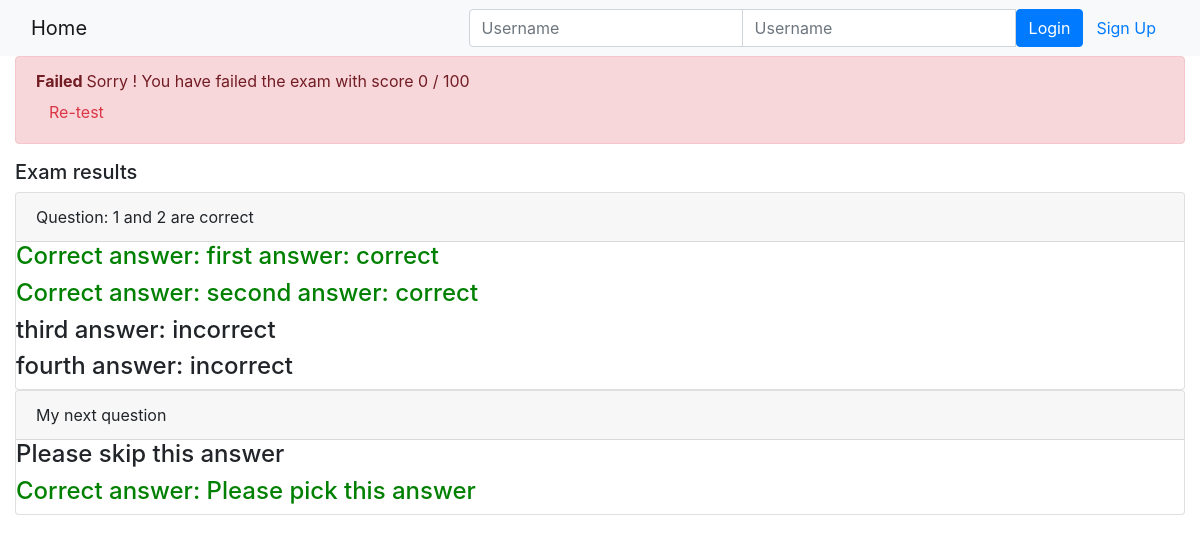
Page /onlinecourse/course/1/submission/1/result/ on the committed database.
### onlinecourse/models.py (models this page shows)
class Question(models.Model):
    course = models.ForeignKey(Course, on_delete=models.CASCADE)
    question_text = models.TextField(max_length=200)
    grade = models.IntegerField(default = 1)
    def is_get_score(self, selected_ids):
        all_answers = self.choice_set.filter(is_correct=True).count()
        selected_correct = self.choice_set.filter(is_correct=True, id__in=selected_ids).count()
        if all_answers == selected_correct:
            return True
        else:
            return False

class Choice(models.Model):
    choice_text = models.TextField(max_length=100)
    is_correct = models.BooleanField()
    question = models.ForeignKey(Question, on_delete=models.CASCADE)

### onlinecourse/views.py (the view)
# urls.py: path('course/<int:course_id>/submission/<int:submission_id>/result/', views.show_exam_result, name='show_exam_result')
def show_exam_result(request, course_id, submission_id):
    context = {}
    course = Course.objects.get(id = course_id)
    questions = course.question_set.all()
    submission = Submission.objects.get(id = submission_id)
    grade = 0.0
    for question in questions:
        choices = question.choice_set.all()
        answers = submission.choices.all()
        is_correct = question.is_get_score(answers.values_list('id', flat=True))
        if is_correct:
            grade = grade + 1.0
    context['course'] = course
    context['questions'] = questions
    context['grade'] = int(grade / questions.count() * 100) #convert to score
    return render(request, 'onlinecourse/exam_result_bootstrap.html', context)

### onlinecourse/templates/onlinecourse/exam_result_bootstrap.html (shortened to what this page needs)
<!DOCTYPE html>
<html lang="en">
<head>
    {% load static %}
    <link rel="stylesheet" href="https://maxcdn.bootstrapcdn.com/bootstrap/4.5.2/css/bootstrap.min.css">
</head>
<body>
 <nav class="navbar navbar-light bg-light">
    <div class="container-fluid">
        <div class="navbar-header">
              <a class="navbar-brand" href="{% url 'onlinecourse:index' %}">Home</a>
        </div>
        <ul class="nav navbar-nav navbar-right">
            {% if user.is_authenticated %}
            <li>
                <a class="btn btn-link" href="#">{{ user.first_name }}({{ user.username }})</a>
                <a class="btn btn-link" href="{% url 'onlinecourse:logout' %}">Logout</a>
            </li>
            {% else %}
            <li>
                <form class="form-inline" action="{% url 'onlinecourse:login' %}" method="post">
                    <div class="input-group">
                        <input type="text" class="form-control" placeholder="Username" name="username" >
                        <input type="password" class="form-control" placeholder="Username" name="psw" >
                        <button class="btn btn-primary" type="submit">Login</button>
                        <a class="btn btn-link" href="{% url 'onlinecourse:registration' %}">Sign Up</a>
                    </div>
                </form>
            </li>
            {% endif %}
        </ul>
    </div>
</nav>
<div class="container-fluid">
    {% if grade > 80 %}
    <div class="alert alert-success">
        <b>Congratulations {{ user.first_name }}! </b> You have passed the exam with score {{grade}} / 100
    </div>
        {% else %}
        <div class="alert alert-danger">
            <b> Failed </b> Sorry {{ user.first_name}}! You have failed the exam with score {{grade}} / 100
            <br><a class="btn btn-link text-danger" href="{% url 'onlinecourse:course_details' course.id %}">Re-test</a>
        </div>
        {% endif %}
        <div class="card-columns-vertical mt-1">
        <h5 class="">Exam results</h5>
            {% for question in course.question_set.all %}
                <div class ="card">
                    <div class="card-header"> {{ question.question_text }} </div>
                    {% for choice in question.choice_set.all %}
                        {% if choice.is_correct %}
                            <h4 style="color:green"> Correct answer:
                        {% else %}
                            <h4>
                        {% endif %}
                            {{ choice.choice_text }} </h4>
                    {% endfor %}
                </div>
            {% endfor %}
        </div>
    </div>
</body>
</html>

### rows in the picture
Question: question_text "Question: 1 and 2 are correct"
Choice: shows "Correct answer:", choice_text "first answer: correct"
Choice: shows "Correct answer:", choice_text "second answer: correct"
Choice: choice_text "third answer: incorrect"
Choice: choice_text "fourth answer: incorrect"
Question: question_text "My next question"
Choice: choice_text "Please skip this answer"
Choice: shows "Correct answer:", choice_text "Please pick this answer"

### other values in the picture
{{ grade }} "0"
